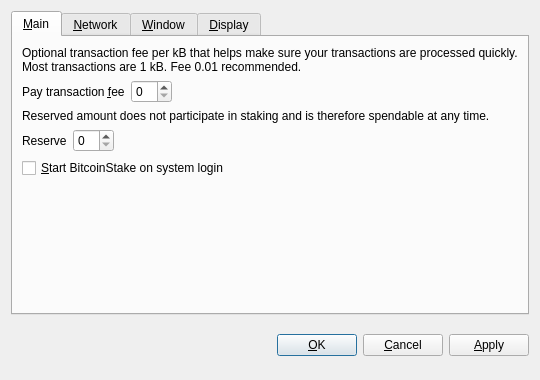
<?xml version="1.0" encoding="UTF-8"?>
<ui version="4.0">
 <class>OptionsDialog</class>
 <widget class="QDialog" name="OptionsDialog">
  <property name="geometry">
   <rect>
    <x>0</x>
    <y>0</y>
    <width>540</width>
    <height>380</height>
   </rect>
  </property>
  <property name="windowTitle">
   <string>Options</string>
  </property>
  <property name="modal">
   <bool>true</bool>
  </property>
  <layout class="QVBoxLayout" name="verticalLayout">
   <item>
    <widget class="QTabWidget" name="tabWidget">
     <property name="tabPosition">
      <enum>QTabWidget::North</enum>
     </property>
     <property name="currentIndex">
      <number>0</number>
     </property>
     <widget class="QWidget" name="tabMain">
      <attribute name="title">
       <string>&amp;Main</string>
      </attribute>
      <layout class="QVBoxLayout" name="verticalLayout_Main">
       <item>
        <widget class="QLabel" name="transactionFeeInfoLabel">
         <property name="text">
          <string>Optional transaction fee per kB that helps make sure your transactions are processed quickly. Most transactions are 1 kB. Fee 0.01 recommended.</string>
         </property>
         <property name="textFormat">
          <enum>Qt::PlainText</enum>
         </property>
         <property name="wordWrap">
          <bool>true</bool>
         </property>
        </widget>
       </item>
       <item>
        <layout class="QHBoxLayout" name="horizontalLayoutFee">
         <item>
          <widget class="QLabel" name="transactionFeeLabel">
           <property name="text">
            <string>Pay transaction &amp;fee</string>
           </property>
           <property name="textFormat">
            <enum>Qt::PlainText</enum>
           </property>
           <property name="buddy">
            <cstring>transactionFee</cstring>
           </property>
          </widget>
         </item>
         <item>
          <widget class="BitcoinAmountField" name="transactionFee"/>
         </item>
         <item>
          <spacer name="horizontalSpacerFee">
           <property name="orientation">
            <enum>Qt::Horizontal</enum>
           </property>
           <property name="sizeHint" stdset="0">
            <size>
             <width>40</width>
             <height>20</height>
            </size>
           </property>
          </spacer>
         </item>
        </layout>
       </item>
       <item>
        <widget class="QLabel" name="reserveBalanceInfoLabel">
         <property name="text">
          <string>Reserved amount does not participate in staking and is therefore spendable at any time.</string>
         </property>
         <property name="textFormat">
          <enum>Qt::PlainText</enum>
         </property>
         <property name="wordWrap">
          <bool>true</bool>
         </property>
        </widget>
       </item>
       <item>
        <layout class="QHBoxLayout" name="horizontalLayoutReserveBalance">
         <item>
          <widget class="QLabel" name="reserveBalanceLabel">
           <property name="text">
            <string>Reserve</string>
           </property>
           <property name="textFormat">
            <enum>Qt::PlainText</enum>
           </property>
           <property name="buddy">
            <cstring>reserveBalance</cstring>
           </property>
          </widget>
         </item>
         <item>
          <widget class="BitcoinAmountField" name="reserveBalance"/>
         </item>
         <item>
          <spacer name="horizontalSpacerReserveBalance">
           <property name="orientation">
            <enum>Qt::Horizontal</enum>
           </property>
           <property name="sizeHint" stdset="0">
            <size>
             <width>40</width>
             <height>20</height>
            </size>
           </property>
          </spacer>
         </item>
        </layout>
       </item>
       <item>
        <widget class="QCheckBox" name="bitcoinAtStartup">
         <property name="toolTip">
          <string>Automatically start BitcoinStake after logging in to the system.</string>
         </property>
         <property name="text">
          <string>&amp;Start BitcoinStake on system login</string>
         </property>
        </widget>
       </item>
       <item>
        <spacer name="verticalSpacer_Main">
         <property name="orientation">
          <enum>Qt::Vertical</enum>
         </property>
         <property name="sizeHint" stdset="0">
          <size>
           <width>20</width>
           <height>40</height>
          </size>
         </property>
        </spacer>
       </item>
      </layout>
     </widget>
     <widget class="QWidget" name="tabNetwork">
      <attribute name="title">
       <string>&amp;Network</string>
      </attribute>
      <layout class="QVBoxLayout" name="verticalLayout_Network">
       <item>
        <widget class="QCheckBox" name="mapPortUpnp">
         <property name="toolTip">
          <string>Automatically open the BitcoinStake client port on the router. This only works when your router supports UPnP and it is enabled.</string>
         </property>
         <property name="text">
          <string>Map port using &amp;UPnP</string>
         </property>
        </widget>
       </item>
       <item>
        <widget class="QCheckBox" name="connectSocks">
         <property name="toolTip">
          <string>Connect to the BitcoinStake network through a SOCKS proxy (e.g. when connecting through Tor).</string>
         </property>
         <property name="text">
          <string>&amp;Connect through SOCKS proxy:</string>
         </property>
        </widget>
       </item>
       <item>
        <layout class="QHBoxLayout" name="horizontalLayout_Network">
         <item>
          <widget class="QLabel" name="proxyIpLabel">
           <property name="text">
            <string>Proxy &amp;IP:</string>
           </property>
           <property name="textFormat">
            <enum>Qt::PlainText</enum>
           </property>
           <property name="buddy">
            <cstring>proxyIp</cstring>
           </property>
          </widget>
         </item>
         <item>
          <widget class="QValidatedLineEdit" name="proxyIp">
           <property name="maximumSize">
            <size>
             <width>140</width>
             <height>16777215</height>
            </size>
           </property>
           <property name="toolTip">
            <string>IP address of the proxy (e.g. 127.0.0.1)</string>
           </property>
          </widget>
         </item>
         <item>
          <widget class="QLabel" name="proxyPortLabel">
           <property name="text">
            <string>&amp;Port:</string>
           </property>
           <property name="textFormat">
            <enum>Qt::PlainText</enum>
           </property>
           <property name="buddy">
            <cstring>proxyPort</cstring>
           </property>
          </widget>
         </item>
         <item>
          <widget class="QLineEdit" name="proxyPort">
           <property name="maximumSize">
            <size>
             <width>55</width>
             <height>16777215</height>
            </size>
           </property>
           <property name="toolTip">
            <string>Port of the proxy (e.g. 9050)</string>
           </property>
          </widget>
         </item>
         <item>
          <widget class="QLabel" name="socksVersionLabel">
           <property name="text">
            <string>SOCKS &amp;Version:</string>
           </property>
           <property name="textFormat">
            <enum>Qt::PlainText</enum>
           </property>
           <property name="buddy">
            <cstring>socksVersion</cstring>
           </property>
          </widget>
         </item>
         <item>
          <widget class="QValueComboBox" name="socksVersion">
           <property name="toolTip">
            <string>SOCKS version of the proxy (e.g. 5)</string>
           </property>
          </widget>
         </item>
         <item>
          <spacer name="horizontalSpacer_Network">
           <property name="orientation">
            <enum>Qt::Horizontal</enum>
           </property>
           <property name="sizeHint" stdset="0">
            <size>
             <width>40</width>
             <height>20</height>
            </size>
           </property>
          </spacer>
         </item>
        </layout>
       </item>
       <item>
        <spacer name="verticalSpacer_Network">
         <property name="orientation">
          <enum>Qt::Vertical</enum>
         </property>
         <property name="sizeHint" stdset="0">
          <size>
           <width>20</width>
           <height>40</height>
          </size>
         </property>
        </spacer>
       </item>
      </layout>
     </widget>
     <widget class="QWidget" name="tabWindow">
      <attribute name="title">
       <string>&amp;Window</string>
      </attribute>
      <layout class="QVBoxLayout" name="verticalLayout_Window">
       <item>
        <widget class="QCheckBox" name="minimizeToTray">
         <property name="toolTip">
          <string>Show only a tray icon after minimizing the window.</string>
         </property>
         <property name="text">
          <string>&amp;Minimize to the tray instead of the taskbar</string>
         </property>
        </widget>
       </item>
       <item>
        <widget class="QCheckBox" name="minimizeOnClose">
         <property name="toolTip">
          <string>Minimize instead of exit the application when the window is closed. When this option is enabled, the application will be closed only after selecting Quit in the menu.</string>
         </property>
         <property name="text">
          <string>M&amp;inimize on close</string>
         </property>
        </widget>
       </item>
       <item>
        <spacer name="verticalSpacer_Window">
         <property name="orientation">
          <enum>Qt::Vertical</enum>
         </property>
         <property name="sizeHint" stdset="0">
          <size>
           <width>20</width>
           <height>40</height>
          </size>
         </property>
        </spacer>
       </item>
      </layout>
     </widget>
     <widget class="QWidget" name="tabDisplay">
      <attribute name="title">
       <string>&amp;Display</string>
      </attribute>
      <layout class="QVBoxLayout" name="verticalLayout_Display">
       <item>
        <layout class="QHBoxLayout" name="horizontalLayout_1_Display">
         <item>
          <widget class="QLabel" name="langLabel">
           <property name="text">
            <string>User Interface &amp;language:</string>
           </property>
           <property name="textFormat">
            <enum>Qt::PlainText</enum>
           </property>
           <property name="buddy">
            <cstring>lang</cstring>
           </property>
          </widget>
         </item>
         <item>
          <widget class="QValueComboBox" name="lang">
           <property name="toolTip">
            <string>The user interface language can be set here. This setting will take effect after restarting BitcoinStake.</string>
           </property>
          </widget>
         </item>
        </layout>
       </item>
       <item>
        <layout class="QHBoxLayout" name="horizontalLayout_2_Display">
         <item>
          <widget class="QLabel" name="unitLabel">
           <property name="text">
            <string>&amp;Unit to show amounts in:</string>
           </property>
           <property name="textFormat">
            <enum>Qt::PlainText</enum>
           </property>
           <property name="buddy">
            <cstring>unit</cstring>
           </property>
          </widget>
         </item>
         <item>
          <widget class="QValueComboBox" name="unit">
           <property name="toolTip">
            <string>Choose the default subdivision unit to show in the interface and when sending coins.</string>
           </property>
          </widget>
         </item>
        </layout>
       </item>
       <item>
        <widget class="QCheckBox" name="displayAddresses">
         <property name="toolTip">
          <string>Whether to show BitcoinStake addresses in the transaction list or not.</string>
         </property>
         <property name="text">
          <string>&amp;Display addresses in transaction list</string>
         </property>
        </widget>
       </item>
       <item>
        <widget class="QCheckBox" name="coinControlFeatures">
         <property name="toolTip">
          <string>Whether to show coin control features or not.</string>
         </property>
         <property name="text">
          <string>Display coin &amp;control features (experts only!)</string>
         </property>
        </widget>
       </item>
       <item>
        <spacer name="verticalSpacer_Display">
         <property name="orientation">
          <enum>Qt::Vertical</enum>
         </property>
         <property name="sizeHint" stdset="0">
          <size>
           <width>20</width>
           <height>40</height>
          </size>
         </property>
        </spacer>
       </item>
      </layout>
     </widget>
    </widget>
   </item>
   <item>
    <layout class="QHBoxLayout" name="horizontalLayout_Buttons">
     <item>
      <spacer name="horizontalSpacer_1">
       <property name="orientation">
        <enum>Qt::Horizontal</enum>
       </property>
       <property name="sizeHint" stdset="0">
        <size>
         <width>40</width>
         <height>48</height>
        </size>
       </property>
      </spacer>
     </item>
     <item>
      <widget class="QLabel" name="statusLabel">
       <property name="font">
        <font>
         <weight>75</weight>
         <bold>true</bold>
        </font>
       </property>
       <property name="text">
        <string/>
       </property>
       <property name="textFormat">
        <enum>Qt::PlainText</enum>
       </property>
       <property name="wordWrap">
        <bool>true</bool>
       </property>
      </widget>
     </item>
     <item>
      <spacer name="horizontalSpacer_2">
       <property name="orientation">
        <enum>Qt::Horizontal</enum>
       </property>
       <property name="sizeHint" stdset="0">
        <size>
         <width>40</width>
         <height>48</height>
        </size>
       </property>
      </spacer>
     </item>
     <item>
      <widget class="QPushButton" name="okButton">
       <property name="text">
        <string>&amp;OK</string>
       </property>
      </widget>
     </item>
     <item>
      <widget class="QPushButton" name="cancelButton">
       <property name="text">
        <string>&amp;Cancel</string>
       </property>
       <property name="autoDefault">
        <bool>false</bool>
       </property>
      </widget>
     </item>
     <item>
      <widget class="QPushButton" name="applyButton">
       <property name="text">
        <string>&amp;Apply</string>
       </property>
       <property name="autoDefault">
        <bool>false</bool>
       </property>
      </widget>
     </item>
    </layout>
   </item>
  </layout>
 </widget>
 <customwidgets>
  <customwidget>
   <class>BitcoinAmountField</class>
   <extends>QSpinBox</extends>
   <header>bitcoinamountfield.h</header>
  </customwidget>
  <customwidget>
   <class>QValueComboBox</class>
   <extends>QComboBox</extends>
   <header>qvaluecombobox.h</header>
  </customwidget>
  <customwidget>
   <class>QValidatedLineEdit</class>
   <extends>QLineEdit</extends>
   <header>qvalidatedlineedit.h</header>
  </customwidget>
 </customwidgets>
 <resources/>
 <connections/>
</ui>
